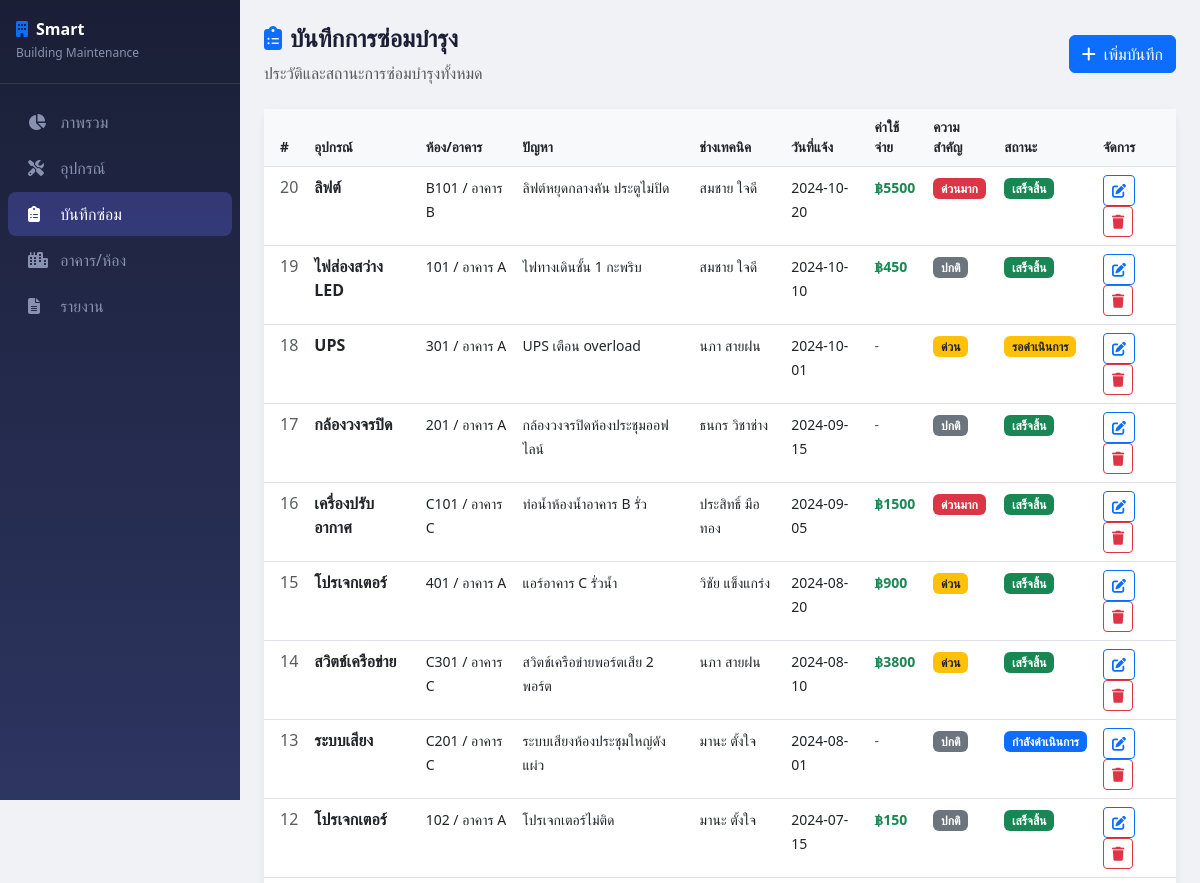
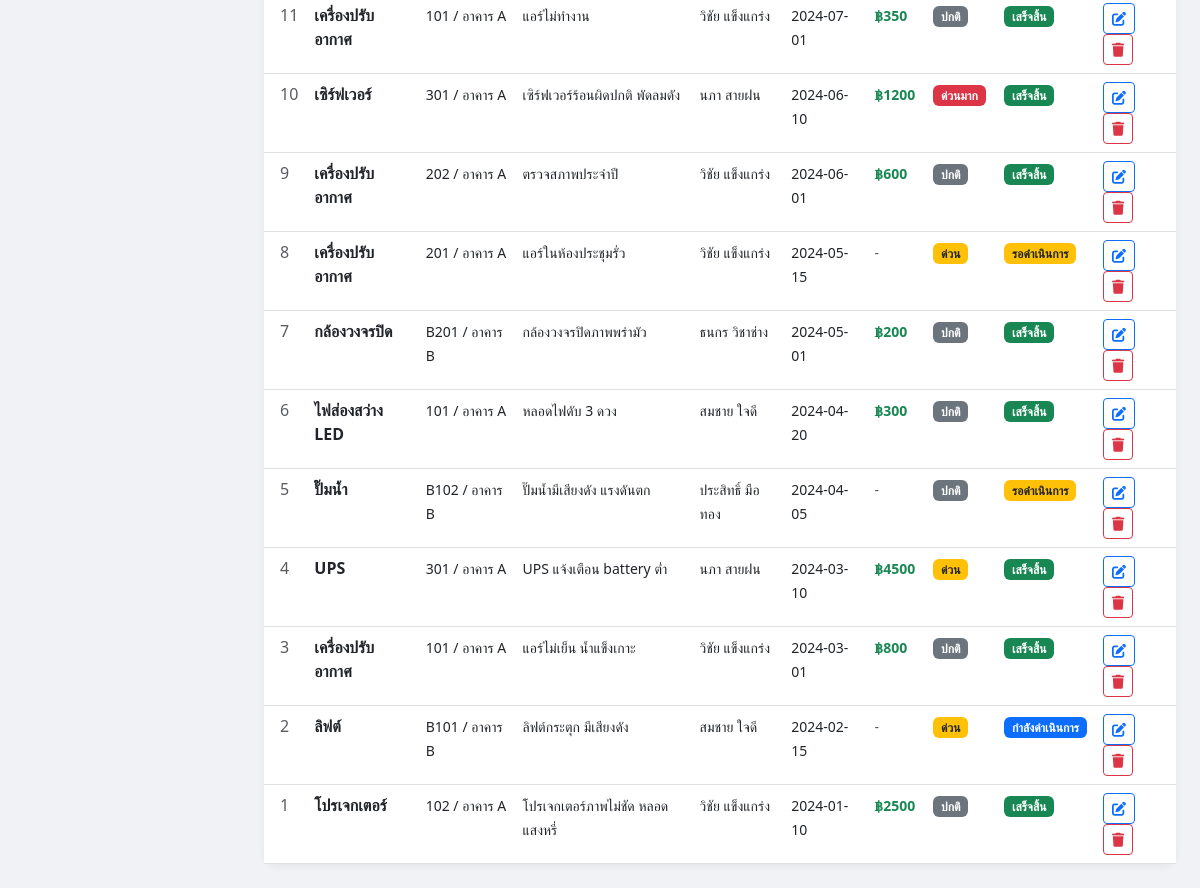
The app's page /maintenance with its own data (2 pictures, top to bottom).
### tables this page shows
CREATE TABLE maintenance_logs (
            id INTEGER PRIMARY KEY AUTOINCREMENT,
            equipment_id INTEGER NOT NULL,
            technician_id INTEGER,
            report_date DATE NOT NULL,
            issue_description TEXT NOT NULL,
            action_taken TEXT,
            cost REAL DEFAULT 0,
            status TEXT DEFAULT 'รอดำเนินการ',
            priority TEXT DEFAULT 'ปกติ',
            completed_date DATE,
            FOREIGN KEY (equipment_id) REFERENCES equipment(id),
            FOREIGN KEY (technician_id) REFERENCES technicians(id)
        );

CREATE TABLE equipment (
            id INTEGER PRIMARY KEY AUTOINCREMENT,
            room_id INTEGER NOT NULL,
            name TEXT NOT NULL,
            equipment_type TEXT,
            brand TEXT,
            model TEXT,
            serial_number TEXT UNIQUE,
            install_date DATE,
            warranty_expire DATE,
            status TEXT DEFAULT 'ปกติ',
            FOREIGN KEY (room_id) REFERENCES rooms(id)
        );

CREATE TABLE rooms (
            id INTEGER PRIMARY KEY AUTOINCREMENT,
            building_id INTEGER NOT NULL,
            room_number TEXT NOT NULL,
            floor INTEGER,
            room_type TEXT,
            area_sqm REAL,
            FOREIGN KEY (building_id) REFERENCES buildings(id)
        );

CREATE TABLE buildings (
            id INTEGER PRIMARY KEY AUTOINCREMENT,
            name TEXT NOT NULL,
            address TEXT,
            floors INTEGER,
            created_at TIMESTAMP DEFAULT CURRENT_TIMESTAMP
        );

CREATE TABLE technicians (
            id INTEGER PRIMARY KEY AUTOINCREMENT,
            name TEXT NOT NULL,
            phone TEXT,
            specialization TEXT,
            available INTEGER DEFAULT 1
        );

### app.py (the view)
@app.route('/maintenance')
def maintenance_list():
    db = get_db()
    logs = db.execute("""
        SELECT ml.*, e.name as equipment_name, r.room_number, b.name as building_name, t.name as tech_name
        FROM maintenance_logs ml
        JOIN equipment e ON ml.equipment_id = e.id
        JOIN rooms r ON e.room_id = r.id
        JOIN buildings b ON r.building_id = b.id
        LEFT JOIN technicians t ON ml.technician_id = t.id
        ORDER BY ml.report_date DESC
    """).fetchall()
    db.close()
    return render_template('maintenance.html', logs=logs)

### app.py (called while the page is built)
@app.before_request
def setup():
    pass

### database.py (called while the page is built)
def get_db():
    conn = sqlite3.connect(DB_PATH)
    conn.row_factory = sqlite3.Row
    return conn

### templates/maintenance.html (shortened to what this page needs)
{% extends "base.html" %}
{% block content %}
<div class="page-header d-flex justify-content-between align-items-center">
    <div>
        <h4><i class="fas fa-clipboard-list me-2 text-primary"></i>บันทึกการซ่อมบำรุง</h4>
        <p class="text-muted mb-0">ประวัติและสถานะการซ่อมบำรุงทั้งหมด</p>
    </div>
    <a href="{{ url_for('maintenance_add') }}" class="btn btn-primary">
        <i class="fas fa-plus me-1"></i> เพิ่มบันทึก
    </a>
</div>
<div class="card">
    <div class="card-body p-0">
        <div class="table-responsive">
            <table class="table table-hover mb-0">
                <thead>
                    <tr>
                        <th class="ps-3">#</th>
                        <th>อุปกรณ์</th>
                        <th>ห้อง/อาคาร</th>
                        <th>ปัญหา</th>
                        <th>ช่างเทคนิค</th>
                        <th>วันที่แจ้ง</th>
                        <th>ค่าใช้จ่าย</th>
                        <th>ความสำคัญ</th>
                        <th>สถานะ</th>
                        <th>จัดการ</th>
                    </tr>
                </thead>
                <tbody>
                    {% for log in logs %}
                    <tr>
                        <td class="ps-3 text-muted">{{ log.id }}</td>
                        <td class="fw-semibold">{{ log.equipment_name }}</td>
                        <td><small>{{ log.room_number }} / {{ log.building_name }}</small></td>
                        <td><small>{{ log.issue_description[:35] }}{% if log.issue_description|length > 35 %}...{% endif %}</small></td>
                        <td><small>{{ log.tech_name or '-' }}</small></td>
                        <td><small>{{ log.report_date }}</small></td>
                        <td>
                            {% if log.cost > 0 %}
                                <small class="text-success fw-semibold">฿{{ "%.0f"|format(log.cost) }}</small>
                            {% else %}
                                <small class="text-muted">-</small>
                            {% endif %}
                        </td>
                        <td>
                            {% if log.priority == 'ด่วนมาก' %}
                                <span class="badge bg-danger">{{ log.priority }}</span>
                            {% elif log.priority == 'ด่วน' %}
                                <span class="badge bg-warning text-dark">{{ log.priority }}</span>
                            {% else %}
                                <span class="badge bg-secondary">{{ log.priority }}</span>
                            {% endif %}
                        </td>
                        <td>
                            {% if log.status == 'เสร็จสิ้น' %}
                                <span class="badge bg-success">{{ log.status }}</span>
                            {% elif log.status == 'กำลังดำเนินการ' %}
                                <span class="badge bg-primary">{{ log.status }}</span>
                            {% else %}
                                <span class="badge bg-warning text-dark">{{ log.status }}</span>
                            {% endif %}
                        </td>
                        <td>
                            <a href="{{ url_for('maintenance_edit', id=log.id) }}" class="btn btn-sm btn-outline-primary me-1">
                                <i class="fas fa-edit"></i>
                            </a>
                            <form method="POST" action="{{ url_for('maintenance_delete', id=log.id) }}" style="display:inline"
                                  onsubmit="return confirm('ลบบันทึกนี้?')">
                                <button class="btn btn-sm btn-outline-danger"><i class="fas fa-trash"></i></button>
                            </form>
                        </td>
                    </tr>
                    {% endfor %}
                </tbody>
            </table>
        </div>
    </div>
</div>
{% endblock %}

### templates/base.html (style rules this page uses)
body { background-color: #f0f2f5; font-family: 'Segoe UI', sans-serif; }
.card { border: none; border-radius: 12px; box-shadow: 0 2px 8px rgba(0,0,0,0.06); }
.table th { background-color: #f8f9fa; font-weight: 600; font-size: 0.85rem; }
.page-header { margin-bottom: 24px; }
.page-header h4 { font-weight: 700; color: #1a1f36; }

### records on screen
maintenance_logs: id "20", equipment_name "ลิฟต์", room_number "B101", building_name "อาคาร B", issue_description "ลิฟต์หยุดกลางคัน ประตูไม่ปิด", name "สมชาย ใจดี", report_date "2024-10-20", cost "5500", priority "ด่วนมาก", status "เสร็จสิ้น"
maintenance_logs: id "19", equipment_name "ไฟส่องสว่าง LED", room_number "101", building_name "อาคาร A", issue_description "ไฟทางเดินชั้น 1 กะพริบ", name "สมชาย ใจดี", report_date "2024-10-10", cost "450", priority "ปกติ", status "เสร็จสิ้น"
maintenance_logs: id "18", equipment_name "UPS", room_number "301", building_name "อาคาร A", issue_description "UPS เตือน overload", name "นภา สายฝน", report_date "2024-10-01", priority "ด่วน", status "รอดำเนินการ"
maintenance_logs: id "17", equipment_name "กล้องวงจรปิด", room_number "201", building_name "อาคาร A", issue_description "กล้องวงจรปิดห้องประชุมออฟไลน์", name "ธนกร วิชาช่าง", report_date "2024-09-15", priority "ปกติ", status "เสร็จสิ้น"
maintenance_logs: id "16", equipment_name "เครื่องปรับอากาศ", room_number "C101", building_name "อาคาร C", issue_description "ท่อน้ำห้องน้ำอาคาร B รั่ว", name "ประสิทธิ์ มือทอง", report_date "2024-09-05", cost "1500", priority "ด่วนมาก", status "เสร็จสิ้น"
maintenance_logs: id "15", equipment_name "โปรเจกเตอร์", room_number "401", building_name "อาคาร A", issue_description "แอร์อาคาร C รั่วน้ำ", name "วิชัย แข็งแกร่ง", report_date "2024-08-20", cost "900", priority "ด่วน", status "เสร็จสิ้น"
maintenance_logs: id "14", equipment_name "สวิตช์เครือข่าย", room_number "C301", building_name "อาคาร C", issue_description "สวิตช์เครือข่ายพอร์ตเสีย 2 พอร์ต", name "นภา สายฝน", report_date "2024-08-10", cost "3800", priority "ด่วน", status "เสร็จสิ้น"
maintenance_logs: id "13", equipment_name "ระบบเสียง", room_number "C201", building_name "อาคาร C", issue_description "ระบบเสียงห้องประชุมใหญ่ดังแผ่ว", name "มานะ ตั้งใจ", report_date "2024-08-01", priority "ปกติ", status "กำลังดำเนินการ"
maintenance_logs: id "12", equipment_name "โปรเจกเตอร์", room_number "102", building_name "อาคาร A", issue_description "โปรเจกเตอร์ไม่ติด", name "มานะ ตั้งใจ", report_date "2024-07-15", cost "150", priority "ปกติ", status "เสร็จสิ้น"
maintenance_logs: id "11", equipment_name "เครื่องปรับอากาศ", room_number "101", building_name "อาคาร A", issue_description "แอร์ไม่ทำงาน", name "วิชัย แข็งแกร่ง", report_date "2024-07-01", cost "350", priority "ปกติ", status "เสร็จสิ้น"
maintenance_logs: id "10", equipment_name "เซิร์ฟเวอร์", room_number "301", building_name "อาคาร A", issue_description "เซิร์ฟเวอร์ร้อนผิดปกติ พัดลมดัง", name "นภา สายฝน", report_date "2024-06-10", cost "1200", priority "ด่วนมาก", status "เสร็จสิ้น"
maintenance_logs: id "9", equipment_name "เครื่องปรับอากาศ", room_number "202", building_name "อาคาร A", issue_description "ตรวจสภาพประจำปี", name "วิชัย แข็งแกร่ง", report_date "2024-06-01", cost "600", priority "ปกติ", status "เสร็จสิ้น"
maintenance_logs: id "8", equipment_name "เครื่องปรับอากาศ", room_number "201", building_name "อาคาร A", issue_description "แอร์ในห้องประชุมรั่ว", name "วิชัย แข็งแกร่ง", report_date "2024-05-15", priority "ด่วน", status "รอดำเนินการ"
maintenance_logs: id "7", equipment_name "กล้องวงจรปิด", room_number "B201", building_name "อาคาร B", issue_description "กล้องวงจรปิดภาพพร่ามัว", name "ธนกร วิชาช่าง", report_date "2024-05-01", cost "200", priority "ปกติ", status "เสร็จสิ้น"
maintenance_logs: id "6", equipment_name "ไฟส่องสว่าง LED", room_number "101", building_name "อาคาร A", issue_description "หลอดไฟดับ 3 ดวง", name "สมชาย ใจดี", report_date "2024-04-20", cost "300", priority "ปกติ", status "เสร็จสิ้น"
maintenance_logs: id "5", equipment_name "ปั๊มน้ำ", room_number "B102", building_name "อาคาร B", issue_description "ปั๊มน้ำมีเสียงดัง แรงดันตก", name "ประสิทธิ์ มือทอง", report_date "2024-04-05", priority "ปกติ", status "รอดำเนินการ"
maintenance_logs: id "4", equipment_name "UPS", room_number "301", building_name "อาคาร A", issue_description "UPS แจ้งเตือน battery ต่ำ", name "นภา สายฝน", report_date "2024-03-10", cost "4500", priority "ด่วน", status "เสร็จสิ้น"
maintenance_logs: id "3", equipment_name "เครื่องปรับอากาศ", room_number "101", building_name "อาคาร A", issue_description "แอร์ไม่เย็น น้ำแข็งเกาะ", name "วิชัย แข็งแกร่ง", report_date "2024-03-01", cost "800", priority "ปกติ", status "เสร็จสิ้น"
maintenance_logs: id "2", equipment_name "ลิฟต์", room_number "B101", building_name "อาคาร B", issue_description "ลิฟต์กระตุก มีเสียงดัง", name "สมชาย ใจดี", report_date "2024-02-15", priority "ด่วน", status "กำลังดำเนินการ"
maintenance_logs: id "1", equipment_name "โปรเจกเตอร์", room_number "102", building_name "อาคาร A", issue_description "โปรเจกเตอร์ภาพไม่ชัด หลอดแสงหรี่", name "วิชัย แข็งแกร่ง", report_date "2024-01-10", cost "2500", priority "ปกติ", status "เสร็จสิ้น"
